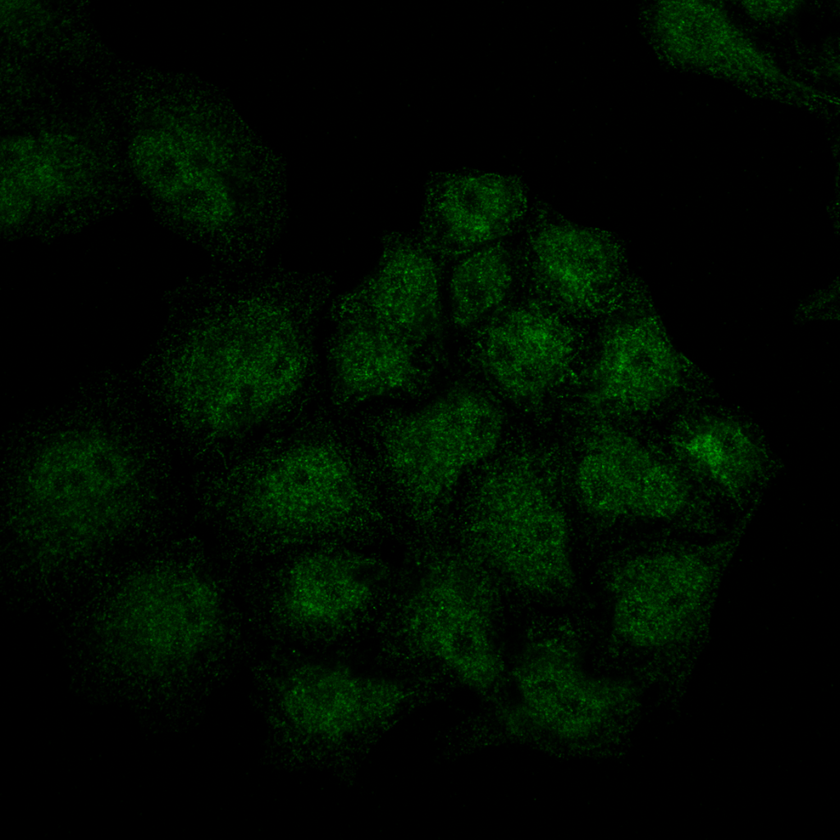
#> input picture original_image1_cytoplasm.png, 840 x 840 px, shrunk from 1024 x 1024 before the run
$ python generate_final_outputs.py
#> lines starting #> are read from the running program, lines starting #| are printed output that depends on the picture; after the words box and inside, x2 and y2 are one past the last pixel; in counts of white or black regions, pixels touching at a corner belong together
import cv2
import numpy as np
import scipy.ndimage as ndi
from skimage.segmentation import watershed
from skimage.feature import peak_local_max
import pandas as pd

def segment_and_annotate(src_path, out_path, csv_path):
#> called with src_path = 'original_image1_cytoplasm.png', out_path = 'cellpose_result_image1_cytoplasm.png', csv_path = 'cellpose_metrics_image1.csv'
    img = cv2.imread(src_path)
#> img is the input picture: shape (840, 840, 3); mean B, G, R 0, 10.9, 0
    if img is None:
        print(f"Error loading {src_path}")
        return

    gray = cv2.cvtColor(img, cv2.COLOR_BGR2GRAY)
    blurred = cv2.GaussianBlur(gray, (7, 7), 0)

    _, thresh = cv2.threshold(blurred, 0, 255, cv2.THRESH_BINARY + cv2.THRESH_OTSU)
#> thresh: shape (840, 840); 22.7% white; 465 white regions (323 under 20 px), largest, box (x1, y1, x2, y2) and area: (475, 221, 768, 526) 32540, (396, 442, 573, 688) 16519, (167, 297, 309, 439) 11343
    dist = cv2.distanceTransform(thresh, cv2.DIST_L2, 5)
    coords = peak_local_max(dist, min_distance=25, labels=thresh)
#> coords = 40 pairs, first value 31 to 706, second value 25 to 813
    mask = np.zeros(dist.shape, dtype=bool)
    mask[tuple(coords.T)] = True
    markers, _ = ndi.label(mask)
    labels = watershed(-dist, markers, mask=thresh)
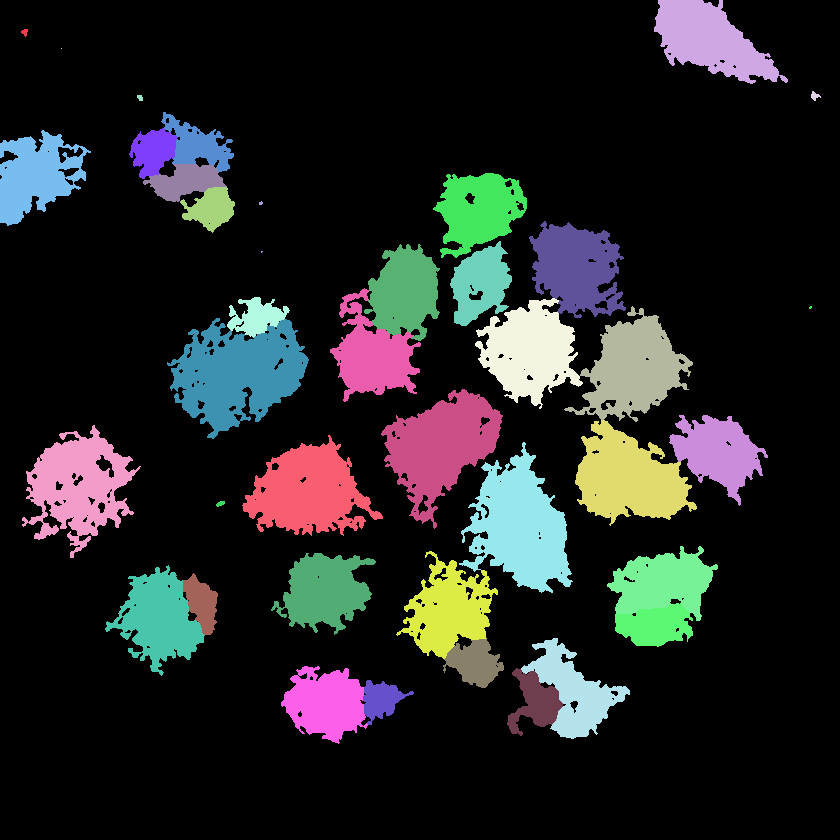
#> labels: shape (840, 840) int32; 41 distinct labels, from 0 to 40; one colour per label, 0 black

    annotated = img.copy()
    cell_metrics = []
    unique_labels = np.unique(labels)
#> unique_labels = 41 values from 0 to 40
    unique_labels = unique_labels[unique_labels != 0]
#> unique_labels = 40 values from 1 to 40

    cell_count = 0
    for label_id in unique_labels:
        cell_mask = (labels == label_id).astype(np.uint8)
        area = int(np.sum(cell_mask))
        if area < 80:
            continue

        cell_count += 1
        contours, _ = cv2.findContours(cell_mask, cv2.RETR_EXTERNAL, cv2.CHAIN_APPROX_SIMPLE)

        if len(contours) > 0:
            cnt = contours[0]
            perimeter = cv2.arcLength(cnt, True)
            circularity = (4 * np.pi * area) / (perimeter**2 + 1e-6)

            M = cv2.moments(cnt)
            cx = int(M['m10']/M['m00']) if M['m00'] != 0 else int(cnt[:, 0, 0].mean())
            cy = int(M['m01']/M['m00']) if M['m00'] != 0 else int(cnt[:, 0, 1].mean())

            # (A) 亮黃/青色邊界畫在原圖上
            cv2.drawContours(annotated, contours, -1, (0, 255, 255), 2)

            # (B) 紅色中心標記點
            cv2.circle(annotated, (cx, cy), 4, (0, 0, 255), -1)

            # (C) ID 氣泡標籤
            text = f"#{cell_count}"
            font = cv2.FONT_HERSHEY_SIMPLEX
            scale = 0.45
            thick = 1
            (w, h), _ = cv2.getTextSize(text, font, scale, thick)

            cv2.rectangle(annotated, (cx + 5, cy - h - 5), (cx + w + 9, cy + 3), (15, 20, 25), -1)
            cv2.rectangle(annotated, (cx + 5, cy - h - 5), (cx + w + 9, cy + 3), (0, 255, 255), 1)
            cv2.putText(annotated, text, (cx + 7, cy - 2), font, scale, (255, 255, 255), thick)

            cell_metrics.append({
                "Cell_ID": cell_count,
                "Centroid_X": cx,
                "Centroid_Y": cy,
                "Area_px": area,
                "Perimeter_px": round(perimeter, 2),
                "Circularity": round(circularity, 3)
            })
#> this loop made 40 passes
#> (area, perimeter, circularity, cx, cy, text, w) on passes 2, 6, 7, 8, 9, 11, 12, 14, 15, 16, 18, 19: (6097, 493.2, 0.315, 709, 40, '#1', 20), (1985, 348.1, 0.206, 197, 144, '#2', 20), (1565, 205, 0.468, 152, 150, '#3', 20), (5037, 501.2, 0.252, 37, 174, '#4', 20), (1810, 233.3, 0.418, 185, 180, '#5', 20), (1452, 198.9, 0.461, 210, 208, '#6', 20), (4964, 414.8, 0.363, 479, 208, '#7', 20), (6156, 582.5, 0.228, 576, 268, '#8', 20), (3234, 306.5, 0.433, 479, 283, '#9', 20), (4836, 429.8, 0.329, 404, 291, '#10', 29), (1379, 283.7, 0.215, 256, 316, '#11', 29), (6864, 624.3, 0.221, 529, 350, '#12', 29)
#> area on passes 1, 4, 5, 28: 35, 53, 29, 36
#> annotated: shape (840, 840, 3); 9.08% of pixels changed, all inside (x1, y1, x2, y2) = (0, 0, 789, 745)
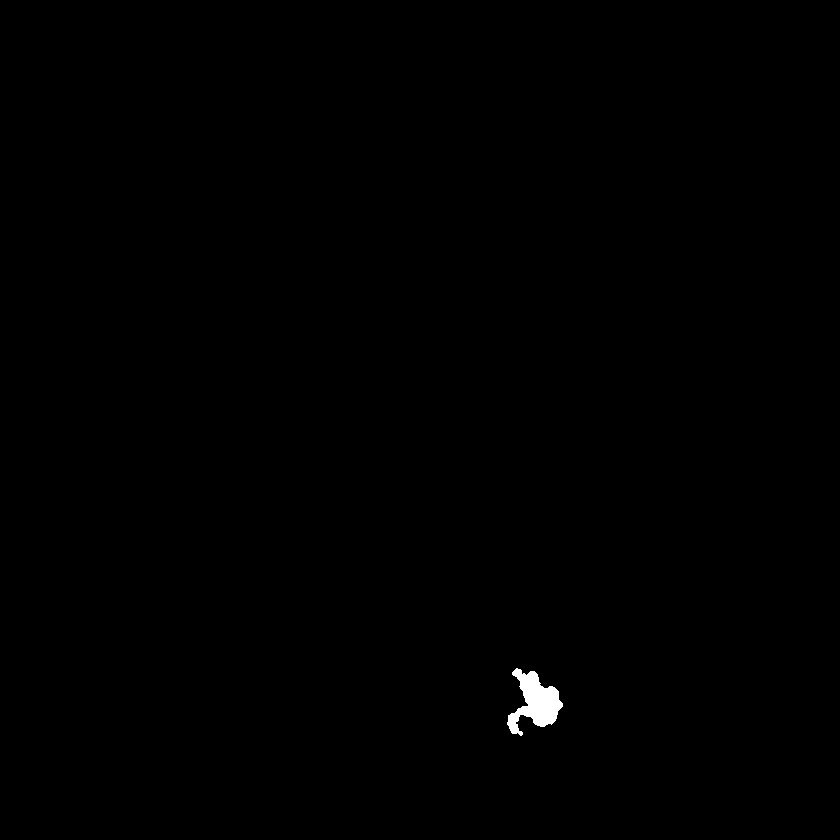
#> cell_mask: shape (840, 840); values 0 (black) and 1 (white), 0.26% white; 1 white region, box (x1, y1, x2, y2) and area: (507, 668, 563, 736) 1868
#> after the loop, cell_count = 32; cell_metrics = 32 items

    cv2.imwrite(out_path, annotated)
    pd.DataFrame(cell_metrics).to_csv(csv_path, index=False)
    print(f"✓ 已複製原圖並在原圖匡出細胞邊界: {src_path} -> {out_path} ({cell_count} 個細胞)")
#| ✓ 已複製原圖並在原圖匡出細胞邊界: original_image1_cytoplasm.png -> cellpose_result_image1_cytoplasm.png (32 個細胞)

if __name__ == "__main__":
    segment_and_annotate("original_image1_cytoplasm.png", "cellpose_result_image1_cytoplasm.png", "cellpose_metrics_image1.csv")
    segment_and_annotate("original_image2_nuclei.png", "cellpose_result_image2_nuclei.png", "cellpose_metrics_image2.csv")
#> call 2 of segment_and_annotate, with src_path = 'original_image2_nuclei.png', out_path = 'cellpose_result_image2_nuclei.png', csv_path = 'cellpose_metrics_image2.csv'
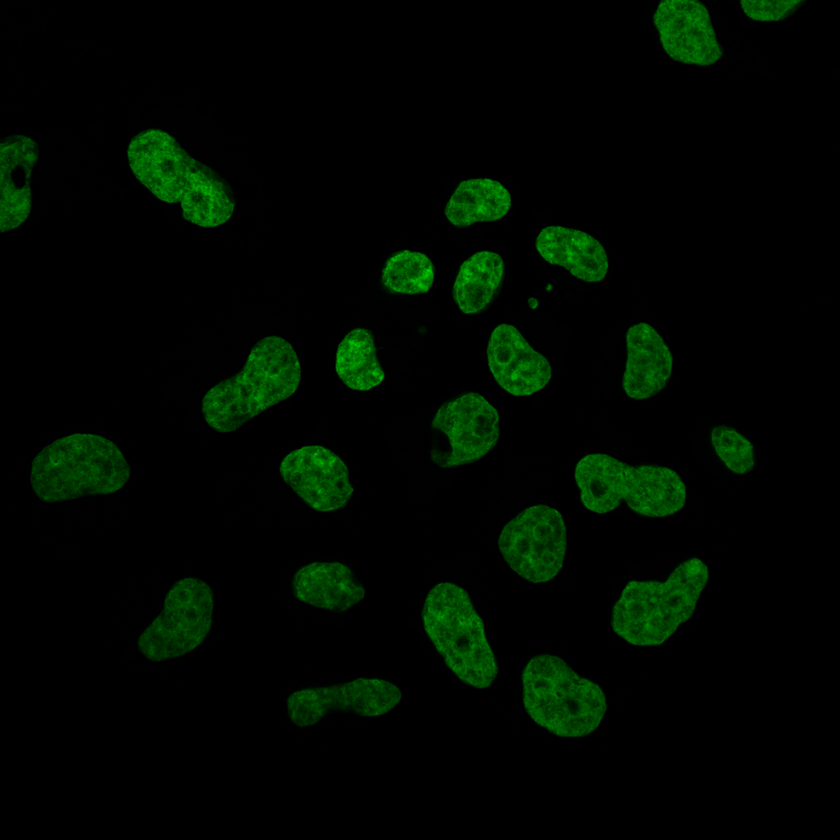
#> input picture original_image2_nuclei.png, 840 x 840 px, shrunk from 1024 x 1024 before the run
#> in segment_and_annotate, img is the input picture: shape (840, 840, 3); mean B, G, R 0, 8.6, 0
#> in segment_and_annotate (call 2), `_, thresh = cv2.threshold(blurred, 0, 255, cv2.THRESH_BINARY + cv2.THR..`: thresh: shape (840, 840); 11.2% white; 27 white regions (1 under 20 px), largest, box (x1, y1, x2, y2) and area: (127, 129, 234, 227) 5624, (612, 558, 708, 646) 5024, (203, 337, 300, 431) 5022
#> in segment_and_annotate (call 2), `coords = peak_local_max(dist, min_distance=25, labels=thresh)`: coords = 31 pairs, first value 26 to 701, second value 25 to 734
#> in segment_and_annotate (call 2), `labels = watershed(-dist, markers, mask=thresh)`:
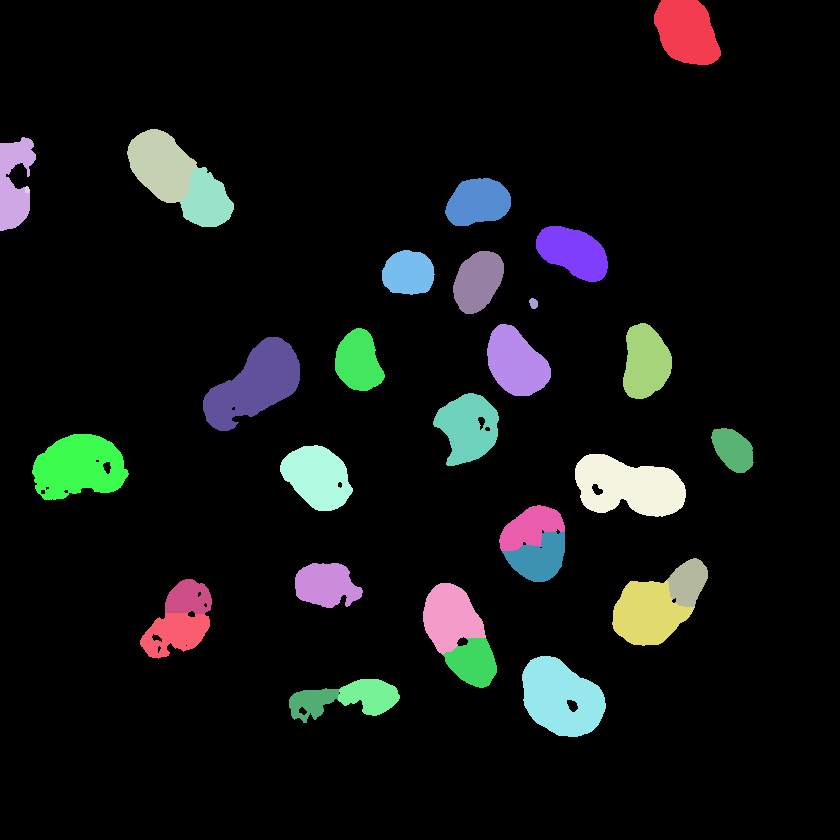
#> labels: shape (840, 840) int32; 32 distinct labels, from 0 to 31; one colour per label, 0 black
#> in segment_and_annotate (call 2), `unique_labels = np.unique(labels)`: unique_labels = 32 values from 0 to 31
#> in segment_and_annotate (call 2), `unique_labels = unique_labels[unique_labels != 0]`: unique_labels = 31 values from 1 to 31
#> the loop in segment_and_annotate (call 2), `for label_id in unique_labels:` made 31 passes
#> (area, perimeter, circularity, cx, cy, text, w) on passes 1, 2, 3, 5, 6, 7, 8, 9, 11, 12, 13, 14: (3309, 224.3, 0.827, 686, 31, '#1', 20), (2207, 306.2, 0.296, 13, 182, '#2', 20), (3452, 228.6, 0.83, 160, 164, '#3', 20), (2172, 190.2, 0.755, 206, 200, '#4', 20), (2415, 189.7, 0.843, 477, 201, '#5', 20), (2742, 210.4, 0.778, 572, 251, '#6', 20), (1894, 163.3, 0.893, 408, 272, '#7', 20), (2323, 185.9, 0.844, 477, 280, '#8', 20), (2796, 210.2, 0.795, 645, 361, '#9', 20), (2233, 184.2, 0.827, 358, 361, '#10', 29), (3154, 217, 0.841, 515, 362, '#11', 29), (5022, 325.4, 0.596, 254, 384, '#12', 29)
#> (area, perimeter, circularity, cx, cy) on pass 23: (2249, 215, 0.611, 325, 584)
#> after the loop in segment_and_annotate (call 2), `for label_id in unique_labels:`: annotated: shape (840, 840, 3); 5.11% of pixels changed, all inside (x1, y1, x2, y2) = (0, 0, 771, 738)
#> after the loop in segment_and_annotate (call 2), `for label_id in unique_labels:`: cell_mask: shape (840, 840); values 0 (black) and 1 (white), 0.15% white; 1 white region, box (x1, y1, x2, y2) and area: (289, 688, 339, 723) 1070
#| ✓ 已複製原圖並在原圖匡出細胞邊界: original_image2_nuclei.png -> cellpose_result_image2_nuclei.png (29 個細胞)
    segment_and_annotate("original_image3_puncta.png", "cellpose_result_image3_puncta.png", "cellpose_metrics_image3.csv")
#> call 3 of segment_and_annotate, with src_path = 'original_image3_puncta.png', out_path = 'cellpose_result_image3_puncta.png', csv_path = 'cellpose_metrics_image3.csv'
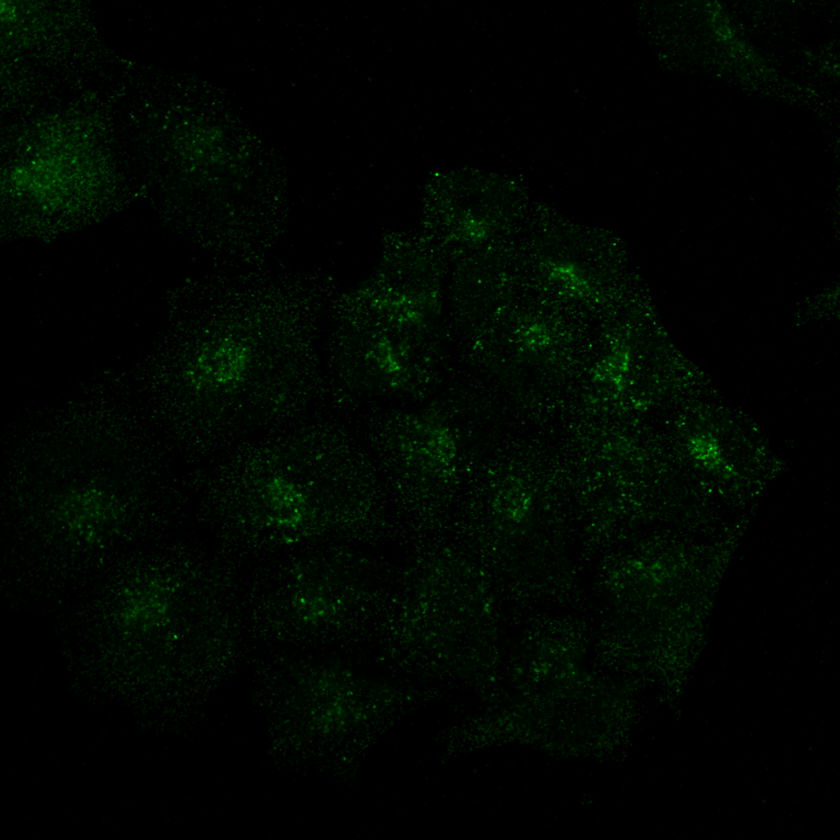
#> input picture original_image3_puncta.png, 840 x 840 px, shrunk from 1024 x 1024 before the run
#> in segment_and_annotate, img is the input picture: shape (840, 840, 3); mean B, G, R 0, 6.3, 0
#> in segment_and_annotate (call 3), `_, thresh = cv2.threshold(blurred, 0, 255, cv2.THRESH_BINARY + cv2.THR..`: thresh: shape (840, 840); 16.2% white; 998 white regions (656 under 20 px), largest, box (x1, y1, x2, y2) and area: (489, 238, 765, 543) 25217, (0, 103, 124, 243) 10404, (599, 535, 730, 694) 6685
#> in segment_and_annotate (call 3), `labels = watershed(-dist, markers, mask=thresh)`: labels: shape (840, 840) int32; 76 distinct labels, from 0 to 75
#> the loop in segment_and_annotate (call 3), `for label_id in unique_labels:` made 75 passes
#> after the loop in segment_and_annotate (call 3), `for label_id in unique_labels:`:
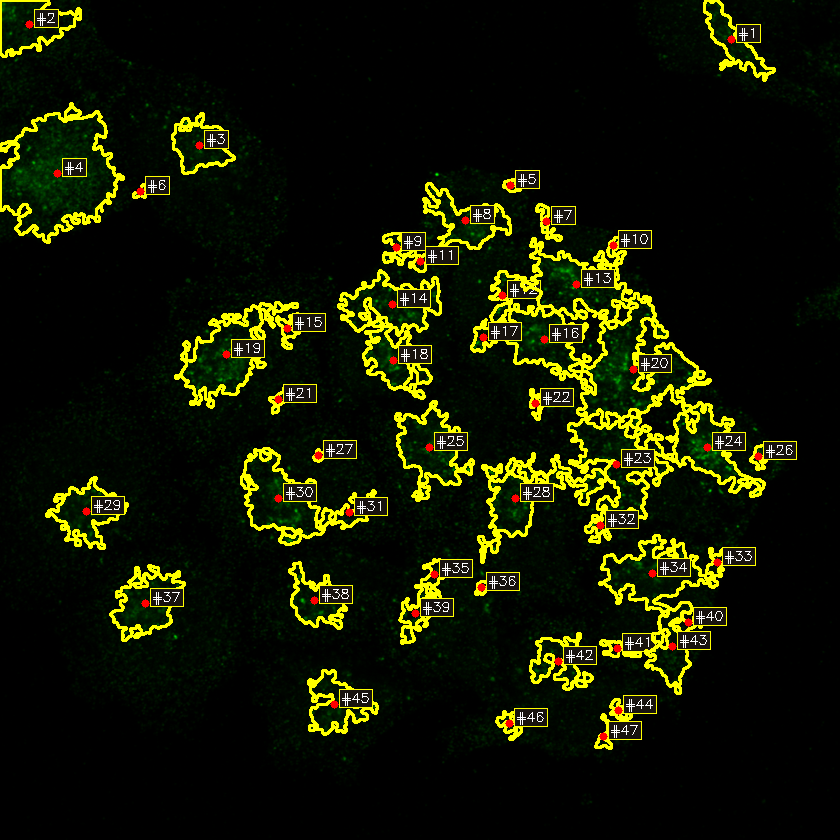
#> annotated: shape (840, 840, 3); 10.56% of pixels changed, all inside (x1, y1, x2, y2) = (0, 0, 797, 750)
#> after the loop in segment_and_annotate (call 3), `for label_id in unique_labels:`: cell_mask: shape (840, 840); values 0 (black) and 1 (white), 0.01% white; 1 white region, box (x1, y1, x2, y2) and area: (341, 755, 352, 763) 50
#| ✓ 已複製原圖並在原圖匡出細胞邊界: original_image3_puncta.png -> cellpose_result_image3_puncta.png (47 個細胞)
